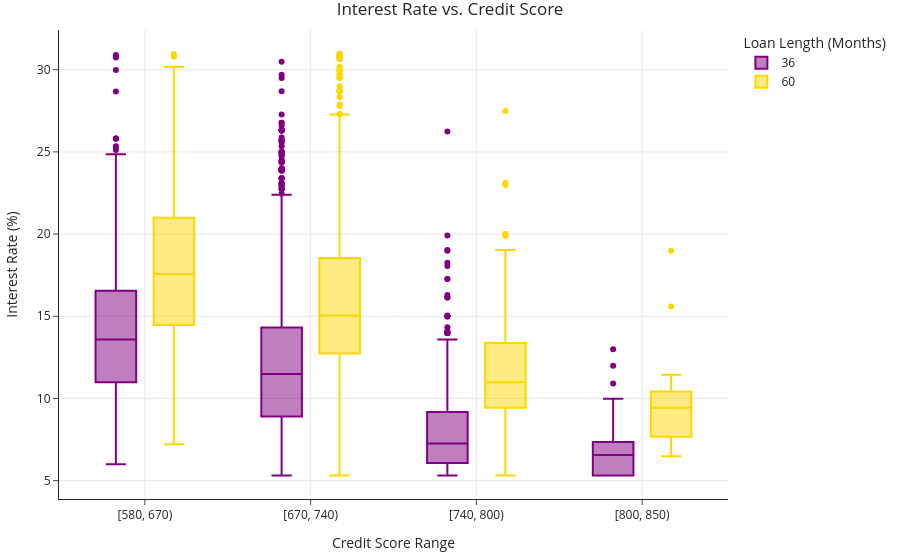

The notebook cell this image was saved under:
### Markdown cell above
### Question 3

([return to the outline](#outline))

Complete the implementation of the function `create_boxplot`, which takes in a DataFrame like `loans` and returns a `plotly` figure object containing a **boxplot describing the distribution of interest rates, separately for each of the four credit score bins mentioned above, and separately for the two loan lengths**. Here's an example of the plot you'll need to create:

<center><img src="imgs/example-q3.png" width=60%></center>

To create your figure, you'll use the `px.box` function and provide several arguments. This [`plotly` article](https://plotly.com/python/box-plots/) will be extremely helpful.

Before using `px.box`, though, you'll need to place credit scores into bins. There's a `pandas` function that will be helpful here. **Make sure the bins match those in our example plot exactly – inclusive of the left endpoint and exclusive of the right endpoint.** You'll need to hard-code these when creating your plot. You can assume that nobody has an exact credit score of 850. Once you've binned scores, you'll need to convert your Series of bin assignments to strings so that they can be used on the $x$-axis of a `px.box` figure.

Here are some additional requirements for you to get full credit on your boxplot:
- Make sure your axis labels, legend labels, and title are the same as ours.
- You **must** change the colors of the two terms from the default colors to something else. We chose purple and gold. To do this, you'll need to manually specify what color you want for the `36` group and the `60` group; it is fine to hard-code these two term lengths when creating your plot.

Lastly, remember that credit scores are stored in `'fico_range_low'`.

### Code cell
fico_map = {(580, 669): '[580, 670)', (670, 739): '[670, 740)', (740, 799): '[740, 800)', (800, 850): '[800, 850)'}
custom_colors = ['purple', 'gold']

def get_fico_category(score):
    for (low, high), category in fico_map.items():
        if low <= score <= high:
            return category

loans_copy = loans.copy()
loans_copy['fico_category'] = loans_copy['fico_range_low'].apply(get_fico_category)
loans_copy = loans_copy.sort_values('fico_range_low')
px.box(loans_copy, x='fico_category', y='int_rate', color='term', color_discrete_sequence=custom_colors, labels={'fico_category': 'Credit Score Range', 'int_rate': 'Interest Rate (%)', 'term': 'Loan Length (Months)'}, title='Interest Rate vs. Credit Score')

### Figure 1 — Plotly figure (JSON) as saved in the notebook; plotly's stock layout.template omitted (floating-point values rounded to 4 significant figures; data arrays with more than 128 entries replaced by an {"elided": "..."} marker saying what was removed)
{"data": [{"alignmentgroup": "True", "hovertemplate": "Loan Length (Months)=36<br>Credit Score Range=%{x}<br>Interest Rate (%)=%{y}<extra></extra>", "legendgroup": "36", "marker": {"color": "purple"}, "name": "36", "notched": false, "offsetgroup": "36", "orientation": "v", "showlegend": true, "type": "box", "x": {"elided": "4233 str values"}, "x0": " ", "xaxis": "x", "y": {"elided": "4233 float values"}, "y0": " ", "yaxis": "y"}, {"alignmentgroup": "True", "hovertemplate": "Loan Length (Months)=60<br>Credit Score Range=%{x}<br>Interest Rate (%)=%{y}<extra></extra>", "legendgroup": "60", "marker": {"color": "gold"}, "name": "60", "notched": false, "offsetgroup": "60", "orientation": "v", "showlegend": true, "type": "box", "x": {"elided": "2067 str values"}, "x0": " ", "xaxis": "x", "y": {"elided": "2067 float values"}, "y0": " ", "yaxis": "y"}], "layout": {"boxmode": "group", "legend": {"title": {"text": "Loan Length (Months)"}, "tracegroupgap": 0}, "title": {"text": "Interest Rate vs. Credit Score"}, "xaxis": {"anchor": "y", "domain": [0, 1], "title": {"text": "Credit Score Range"}}, "yaxis": {"anchor": "x", "domain": [0, 1], "title": {"text": "Interest Rate (%)"}}}}
